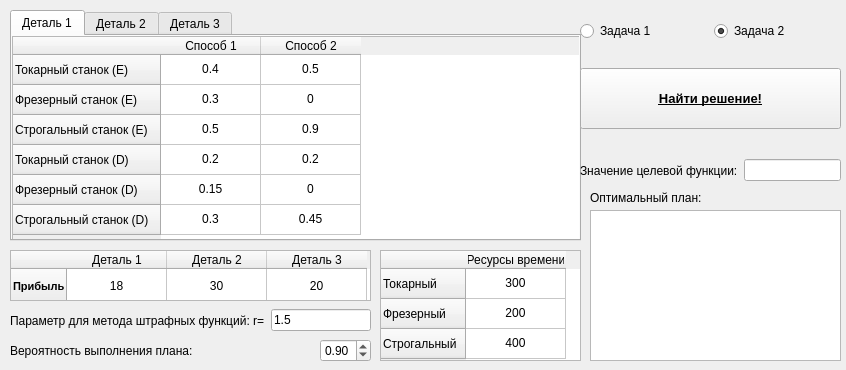
<?xml version="1.0" encoding="UTF-8"?>
<ui version="4.0">
 <class>MainWindow</class>
 <widget class="QWidget" name="MainWindow">
  <property name="geometry">
   <rect>
    <x>0</x>
    <y>0</y>
    <width>846</width>
    <height>370</height>
   </rect>
  </property>
  <property name="minimumSize">
   <size>
    <width>846</width>
    <height>370</height>
   </size>
  </property>
  <property name="windowTitle">
   <string>Form</string>
  </property>
  <widget class="QTabWidget" name="tabWidget">
   <property name="geometry">
    <rect>
     <x>10</x>
     <y>10</y>
     <width>571</width>
     <height>231</height>
    </rect>
   </property>
   <property name="maximumSize">
    <size>
     <width>571</width>
     <height>231</height>
    </size>
   </property>
   <property name="currentIndex">
    <number>0</number>
   </property>
   <widget class="QWidget" name="tab">
    <attribute name="title">
     <string>Деталь 1</string>
    </attribute>
    <widget class="QTableWidget" name="tableWidget">
     <property name="geometry">
      <rect>
       <x>0</x>
       <y>0</y>
       <width>571</width>
       <height>211</height>
      </rect>
     </property>
     <property name="verticalScrollBarPolicy">
      <enum>Qt::ScrollBarAlwaysOff</enum>
     </property>
     <row>
      <property name="text">
       <string>Токарный станок (E)</string>
      </property>
     </row>
     <row>
      <property name="text">
       <string>Фрезерный станок (E)</string>
      </property>
     </row>
     <row>
      <property name="text">
       <string>Строгальный станок (E)</string>
      </property>
     </row>
     <row>
      <property name="text">
       <string>Токарный станок (D)</string>
      </property>
     </row>
     <row>
      <property name="text">
       <string>Фрезерный станок (D)</string>
      </property>
     </row>
     <row>
      <property name="text">
       <string>Строгальный станок (D)</string>
      </property>
     </row>
     <column>
      <property name="text">
       <string>Способ 1</string>
      </property>
     </column>
     <column>
      <property name="text">
       <string>Способ 2</string>
      </property>
     </column>
     <item row="0" column="0">
      <property name="text">
       <string>0.4</string>
      </property>
      <property name="textAlignment">
       <set>AlignCenter</set>
      </property>
      <property name="flags">
       <set>ItemIsSelectable|ItemIsEditable|ItemIsDragEnabled|ItemIsUserCheckable|ItemIsEnabled</set>
      </property>
     </item>
     <item row="0" column="1">
      <property name="text">
       <string>0.5</string>
      </property>
      <property name="textAlignment">
       <set>AlignCenter</set>
      </property>
      <property name="flags">
       <set>ItemIsSelectable|ItemIsEditable|ItemIsDragEnabled|ItemIsUserCheckable|ItemIsEnabled</set>
      </property>
     </item>
     <item row="1" column="0">
      <property name="text">
       <string>0.3</string>
      </property>
      <property name="textAlignment">
       <set>AlignCenter</set>
      </property>
      <property name="flags">
       <set>ItemIsSelectable|ItemIsEditable|ItemIsDragEnabled|ItemIsUserCheckable|ItemIsEnabled</set>
      </property>
     </item>
     <item row="1" column="1">
      <property name="text">
       <string>0</string>
      </property>
      <property name="textAlignment">
       <set>AlignCenter</set>
      </property>
      <property name="flags">
       <set>ItemIsSelectable|ItemIsEditable|ItemIsDragEnabled|ItemIsUserCheckable|ItemIsEnabled</set>
      </property>
     </item>
     <item row="2" column="0">
      <property name="text">
       <string>0.5</string>
      </property>
      <property name="textAlignment">
       <set>AlignCenter</set>
      </property>
      <property name="flags">
       <set>ItemIsSelectable|ItemIsEditable|ItemIsDragEnabled|ItemIsUserCheckable|ItemIsEnabled</set>
      </property>
     </item>
     <item row="2" column="1">
      <property name="text">
       <string>0.9</string>
      </property>
      <property name="textAlignment">
       <set>AlignCenter</set>
      </property>
      <property name="flags">
       <set>ItemIsSelectable|ItemIsEditable|ItemIsDragEnabled|ItemIsUserCheckable|ItemIsEnabled</set>
      </property>
     </item>
     <item row="3" column="0">
      <property name="text">
       <string>0.2</string>
      </property>
      <property name="textAlignment">
       <set>AlignCenter</set>
      </property>
      <property name="flags">
       <set>ItemIsSelectable|ItemIsEditable|ItemIsDragEnabled|ItemIsUserCheckable|ItemIsEnabled</set>
      </property>
     </item>
     <item row="3" column="1">
      <property name="text">
       <string>0.2</string>
      </property>
      <property name="textAlignment">
       <set>AlignCenter</set>
      </property>
      <property name="flags">
       <set>ItemIsSelectable|ItemIsEditable|ItemIsDragEnabled|ItemIsUserCheckable|ItemIsEnabled</set>
      </property>
     </item>
     <item row="4" column="0">
      <property name="text">
       <string>0.15</string>
      </property>
      <property name="textAlignment">
       <set>AlignCenter</set>
      </property>
      <property name="flags">
       <set>ItemIsSelectable|ItemIsEditable|ItemIsDragEnabled|ItemIsUserCheckable|ItemIsEnabled</set>
      </property>
     </item>
     <item row="4" column="1">
      <property name="text">
       <string>0</string>
      </property>
      <property name="textAlignment">
       <set>AlignCenter</set>
      </property>
      <property name="flags">
       <set>ItemIsSelectable|ItemIsEditable|ItemIsDragEnabled|ItemIsUserCheckable|ItemIsEnabled</set>
      </property>
     </item>
     <item row="5" column="0">
      <property name="text">
       <string>0.3</string>
      </property>
      <property name="textAlignment">
       <set>AlignCenter</set>
      </property>
      <property name="flags">
       <set>ItemIsSelectable|ItemIsEditable|ItemIsDragEnabled|ItemIsUserCheckable|ItemIsEnabled</set>
      </property>
     </item>
     <item row="5" column="1">
      <property name="text">
       <string>0.45</string>
      </property>
      <property name="textAlignment">
       <set>AlignCenter</set>
      </property>
      <property name="flags">
       <set>ItemIsSelectable|ItemIsEditable|ItemIsDragEnabled|ItemIsUserCheckable|ItemIsEnabled</set>
      </property>
     </item>
    </widget>
   </widget>
   <widget class="QWidget" name="tab_3">
    <attribute name="title">
     <string>Деталь 2</string>
    </attribute>
    <widget class="QTableWidget" name="tableWidget_2">
     <property name="geometry">
      <rect>
       <x>0</x>
       <y>0</y>
       <width>571</width>
       <height>211</height>
      </rect>
     </property>
     <property name="verticalScrollBarPolicy">
      <enum>Qt::ScrollBarAlwaysOff</enum>
     </property>
     <row>
      <property name="text">
       <string>Токарный станок (E)</string>
      </property>
     </row>
     <row>
      <property name="text">
       <string>Фрезерный станок (E)</string>
      </property>
     </row>
     <row>
      <property name="text">
       <string>Строгальный станок (E)</string>
      </property>
     </row>
     <row>
      <property name="text">
       <string>Токарный станок (D)</string>
      </property>
     </row>
     <row>
      <property name="text">
       <string>Фрезерный станок (D)</string>
      </property>
     </row>
     <row>
      <property name="text">
       <string>Строгальный станок (D)</string>
      </property>
     </row>
     <column>
      <property name="text">
       <string>Способ 1</string>
      </property>
     </column>
     <column>
      <property name="text">
       <string>Способ 2</string>
      </property>
     </column>
     <column>
      <property name="text">
       <string>Способ 3</string>
      </property>
     </column>
     <item row="0" column="0">
      <property name="text">
       <string>0.4</string>
      </property>
      <property name="textAlignment">
       <set>AlignCenter</set>
      </property>
      <property name="flags">
       <set>ItemIsSelectable|ItemIsEditable|ItemIsDragEnabled|ItemIsUserCheckable|ItemIsEnabled</set>
      </property>
     </item>
     <item row="0" column="1">
      <property name="text">
       <string>0.3</string>
      </property>
      <property name="textAlignment">
       <set>AlignCenter</set>
      </property>
      <property name="flags">
       <set>ItemIsSelectable|ItemIsEditable|ItemIsDragEnabled|ItemIsUserCheckable|ItemIsEnabled</set>
      </property>
     </item>
     <item row="0" column="2">
      <property name="text">
       <string>0.8</string>
      </property>
      <property name="textAlignment">
       <set>AlignCenter</set>
      </property>
      <property name="flags">
       <set>ItemIsSelectable|ItemIsEditable|ItemIsDragEnabled|ItemIsUserCheckable|ItemIsEnabled</set>
      </property>
     </item>
     <item row="1" column="0">
      <property name="text">
       <string>0.5</string>
      </property>
      <property name="textAlignment">
       <set>AlignCenter</set>
      </property>
      <property name="flags">
       <set>ItemIsSelectable|ItemIsEditable|ItemIsDragEnabled|ItemIsUserCheckable|ItemIsEnabled</set>
      </property>
     </item>
     <item row="1" column="1">
      <property name="text">
       <string>0.2</string>
      </property>
      <property name="textAlignment">
       <set>AlignCenter</set>
      </property>
      <property name="flags">
       <set>ItemIsSelectable|ItemIsEditable|ItemIsDragEnabled|ItemIsUserCheckable|ItemIsEnabled</set>
      </property>
     </item>
     <item row="1" column="2">
      <property name="text">
       <string>0.3</string>
      </property>
      <property name="textAlignment">
       <set>AlignCenter</set>
      </property>
      <property name="flags">
       <set>ItemIsSelectable|ItemIsEditable|ItemIsDragEnabled|ItemIsUserCheckable|ItemIsEnabled</set>
      </property>
     </item>
     <item row="2" column="0">
      <property name="text">
       <string>0.6</string>
      </property>
      <property name="textAlignment">
       <set>AlignCenter</set>
      </property>
      <property name="flags">
       <set>ItemIsSelectable|ItemIsEditable|ItemIsDragEnabled|ItemIsUserCheckable|ItemIsEnabled</set>
      </property>
     </item>
     <item row="2" column="1">
      <property name="text">
       <string>0.4</string>
      </property>
      <property name="textAlignment">
       <set>AlignCenter</set>
      </property>
      <property name="flags">
       <set>ItemIsSelectable|ItemIsEditable|ItemIsDragEnabled|ItemIsUserCheckable|ItemIsEnabled</set>
      </property>
     </item>
     <item row="2" column="2">
      <property name="text">
       <string>0.5</string>
      </property>
      <property name="textAlignment">
       <set>AlignCenter</set>
      </property>
      <property name="flags">
       <set>ItemIsSelectable|ItemIsEditable|ItemIsDragEnabled|ItemIsUserCheckable|ItemIsEnabled</set>
      </property>
     </item>
     <item row="3" column="0">
      <property name="text">
       <string>0.2</string>
      </property>
      <property name="textAlignment">
       <set>AlignCenter</set>
      </property>
      <property name="flags">
       <set>ItemIsSelectable|ItemIsEditable|ItemIsDragEnabled|ItemIsUserCheckable|ItemIsEnabled</set>
      </property>
     </item>
     <item row="3" column="1">
      <property name="text">
       <string>0.2</string>
      </property>
      <property name="textAlignment">
       <set>AlignCenter</set>
      </property>
      <property name="flags">
       <set>ItemIsSelectable|ItemIsEditable|ItemIsDragEnabled|ItemIsUserCheckable|ItemIsEnabled</set>
      </property>
     </item>
     <item row="3" column="2">
      <property name="text">
       <string>0.5</string>
      </property>
      <property name="textAlignment">
       <set>AlignCenter</set>
      </property>
      <property name="flags">
       <set>ItemIsSelectable|ItemIsEditable|ItemIsDragEnabled|ItemIsUserCheckable|ItemIsEnabled</set>
      </property>
     </item>
     <item row="4" column="0">
      <property name="text">
       <string>0.4</string>
      </property>
      <property name="textAlignment">
       <set>AlignCenter</set>
      </property>
      <property name="flags">
       <set>ItemIsSelectable|ItemIsEditable|ItemIsDragEnabled|ItemIsUserCheckable|ItemIsEnabled</set>
      </property>
     </item>
     <item row="4" column="1">
      <property name="text">
       <string>0.1</string>
      </property>
      <property name="textAlignment">
       <set>AlignCenter</set>
      </property>
      <property name="flags">
       <set>ItemIsSelectable|ItemIsEditable|ItemIsDragEnabled|ItemIsUserCheckable|ItemIsEnabled</set>
      </property>
     </item>
     <item row="4" column="2">
      <property name="text">
       <string>0.2</string>
      </property>
      <property name="textAlignment">
       <set>AlignCenter</set>
      </property>
      <property name="flags">
       <set>ItemIsSelectable|ItemIsEditable|ItemIsDragEnabled|ItemIsUserCheckable|ItemIsEnabled</set>
      </property>
     </item>
     <item row="5" column="0">
      <property name="text">
       <string>0.3</string>
      </property>
      <property name="textAlignment">
       <set>AlignCenter</set>
      </property>
      <property name="flags">
       <set>ItemIsSelectable|ItemIsEditable|ItemIsDragEnabled|ItemIsUserCheckable|ItemIsEnabled</set>
      </property>
     </item>
     <item row="5" column="1">
      <property name="text">
       <string>0.5</string>
      </property>
      <property name="textAlignment">
       <set>AlignCenter</set>
      </property>
      <property name="flags">
       <set>ItemIsSelectable|ItemIsEditable|ItemIsDragEnabled|ItemIsUserCheckable|ItemIsEnabled</set>
      </property>
     </item>
     <item row="5" column="2">
      <property name="text">
       <string>0.3</string>
      </property>
      <property name="textAlignment">
       <set>AlignCenter</set>
      </property>
      <property name="flags">
       <set>ItemIsSelectable|ItemIsEditable|ItemIsDragEnabled|ItemIsUserCheckable|ItemIsEnabled</set>
      </property>
     </item>
    </widget>
   </widget>
   <widget class="QWidget" name="tab_2">
    <attribute name="title">
     <string>Деталь 3</string>
    </attribute>
    <widget class="QTableWidget" name="tableWidget_3">
     <property name="geometry">
      <rect>
       <x>0</x>
       <y>0</y>
       <width>571</width>
       <height>211</height>
      </rect>
     </property>
     <property name="verticalScrollBarPolicy">
      <enum>Qt::ScrollBarAlwaysOff</enum>
     </property>
     <row>
      <property name="text">
       <string>Токарный станок (E)</string>
      </property>
     </row>
     <row>
      <property name="text">
       <string>Фрезерный станок (E)</string>
      </property>
     </row>
     <row>
      <property name="text">
       <string>Строгальный станок (E)</string>
      </property>
     </row>
     <row>
      <property name="text">
       <string>Токарный станок (D)</string>
      </property>
     </row>
     <row>
      <property name="text">
       <string>Фрезерный станок (D)</string>
      </property>
     </row>
     <row>
      <property name="text">
       <string>Строгальный станок (D)</string>
      </property>
     </row>
     <column>
      <property name="text">
       <string>Способ 1</string>
      </property>
     </column>
     <column>
      <property name="text">
       <string>Способ 2</string>
      </property>
     </column>
     <item row="0" column="0">
      <property name="text">
       <string>0.7</string>
      </property>
      <property name="textAlignment">
       <set>AlignCenter</set>
      </property>
      <property name="flags">
       <set>ItemIsSelectable|ItemIsEditable|ItemIsDragEnabled|ItemIsUserCheckable|ItemIsEnabled</set>
      </property>
     </item>
     <item row="0" column="1">
      <property name="text">
       <string>0</string>
      </property>
      <property name="textAlignment">
       <set>AlignCenter</set>
      </property>
      <property name="flags">
       <set>ItemIsSelectable|ItemIsEditable|ItemIsDragEnabled|ItemIsUserCheckable|ItemIsEnabled</set>
      </property>
     </item>
     <item row="1" column="0">
      <property name="text">
       <string>0.4</string>
      </property>
      <property name="textAlignment">
       <set>AlignCenter</set>
      </property>
      <property name="flags">
       <set>ItemIsSelectable|ItemIsEditable|ItemIsDragEnabled|ItemIsUserCheckable|ItemIsEnabled</set>
      </property>
     </item>
     <item row="1" column="1">
      <property name="text">
       <string>1</string>
      </property>
      <property name="textAlignment">
       <set>AlignCenter</set>
      </property>
      <property name="flags">
       <set>ItemIsSelectable|ItemIsEditable|ItemIsDragEnabled|ItemIsUserCheckable|ItemIsEnabled</set>
      </property>
     </item>
     <item row="2" column="0">
      <property name="text">
       <string>0</string>
      </property>
      <property name="textAlignment">
       <set>AlignCenter</set>
      </property>
      <property name="flags">
       <set>ItemIsSelectable|ItemIsEditable|ItemIsDragEnabled|ItemIsUserCheckable|ItemIsEnabled</set>
      </property>
     </item>
     <item row="2" column="1">
      <property name="text">
       <string>1.5</string>
      </property>
      <property name="textAlignment">
       <set>AlignCenter</set>
      </property>
      <property name="flags">
       <set>ItemIsSelectable|ItemIsEditable|ItemIsDragEnabled|ItemIsUserCheckable|ItemIsEnabled</set>
      </property>
     </item>
     <item row="3" column="0">
      <property name="text">
       <string>0.3</string>
      </property>
      <property name="textAlignment">
       <set>AlignCenter</set>
      </property>
      <property name="flags">
       <set>ItemIsSelectable|ItemIsEditable|ItemIsDragEnabled|ItemIsUserCheckable|ItemIsEnabled</set>
      </property>
     </item>
     <item row="3" column="1">
      <property name="text">
       <string>0</string>
      </property>
      <property name="textAlignment">
       <set>AlignCenter</set>
      </property>
      <property name="flags">
       <set>ItemIsSelectable|ItemIsEditable|ItemIsDragEnabled|ItemIsUserCheckable|ItemIsEnabled</set>
      </property>
     </item>
     <item row="4" column="0">
      <property name="text">
       <string>0.2</string>
      </property>
      <property name="textAlignment">
       <set>AlignCenter</set>
      </property>
      <property name="flags">
       <set>ItemIsSelectable|ItemIsEditable|ItemIsDragEnabled|ItemIsUserCheckable|ItemIsEnabled</set>
      </property>
     </item>
     <item row="4" column="1">
      <property name="text">
       <string>0.5</string>
      </property>
      <property name="textAlignment">
       <set>AlignCenter</set>
      </property>
      <property name="flags">
       <set>ItemIsSelectable|ItemIsEditable|ItemIsDragEnabled|ItemIsUserCheckable|ItemIsEnabled</set>
      </property>
     </item>
     <item row="5" column="0">
      <property name="text">
       <string>0</string>
      </property>
      <property name="textAlignment">
       <set>AlignCenter</set>
      </property>
      <property name="flags">
       <set>ItemIsSelectable|ItemIsEditable|ItemIsDragEnabled|ItemIsUserCheckable|ItemIsEnabled</set>
      </property>
     </item>
     <item row="5" column="1">
      <property name="text">
       <string>0.8</string>
      </property>
      <property name="textAlignment">
       <set>AlignCenter</set>
      </property>
      <property name="flags">
       <set>ItemIsSelectable|ItemIsEditable|ItemIsDragEnabled|ItemIsUserCheckable|ItemIsEnabled</set>
      </property>
     </item>
    </widget>
   </widget>
  </widget>
  <widget class="QTableWidget" name="tableWidget_4">
   <property name="geometry">
    <rect>
     <x>10</x>
     <y>250</y>
     <width>361</width>
     <height>51</height>
    </rect>
   </property>
   <property name="horizontalScrollBarPolicy">
    <enum>Qt::ScrollBarAlwaysOff</enum>
   </property>
   <property name="rowCount">
    <number>1</number>
   </property>
   <attribute name="verticalHeaderDefaultSectionSize">
    <number>35</number>
   </attribute>
   <attribute name="verticalHeaderMinimumSectionSize">
    <number>35</number>
   </attribute>
   <row>
    <property name="text">
     <string>Прибыль</string>
    </property>
    <property name="font">
     <font>
      <pointsize>8</pointsize>
      <weight>75</weight>
      <bold>true</bold>
     </font>
    </property>
   </row>
   <column>
    <property name="text">
     <string>Деталь 1</string>
    </property>
   </column>
   <column>
    <property name="text">
     <string>Деталь 2</string>
    </property>
   </column>
   <column>
    <property name="text">
     <string>Деталь 3</string>
    </property>
   </column>
   <item row="0" column="0">
    <property name="text">
     <string>18</string>
    </property>
    <property name="textAlignment">
     <set>AlignCenter</set>
    </property>
    <property name="flags">
     <set>ItemIsSelectable|ItemIsEditable|ItemIsDragEnabled|ItemIsUserCheckable|ItemIsEnabled</set>
    </property>
   </item>
   <item row="0" column="1">
    <property name="text">
     <string>30</string>
    </property>
    <property name="textAlignment">
     <set>AlignCenter</set>
    </property>
    <property name="flags">
     <set>ItemIsSelectable|ItemIsEditable|ItemIsDragEnabled|ItemIsUserCheckable|ItemIsEnabled</set>
    </property>
   </item>
   <item row="0" column="2">
    <property name="text">
     <string>20</string>
    </property>
    <property name="textAlignment">
     <set>AlignCenter</set>
    </property>
    <property name="flags">
     <set>ItemIsSelectable|ItemIsEditable|ItemIsDragEnabled|ItemIsUserCheckable|ItemIsEnabled</set>
    </property>
   </item>
  </widget>
  <widget class="QTableWidget" name="tableWidget_5">
   <property name="geometry">
    <rect>
     <x>380</x>
     <y>250</y>
     <width>201</width>
     <height>111</height>
    </rect>
   </property>
   <property name="verticalScrollBarPolicy">
    <enum>Qt::ScrollBarAlwaysOff</enum>
   </property>
   <property name="horizontalScrollBarPolicy">
    <enum>Qt::ScrollBarAlwaysOff</enum>
   </property>
   <row>
    <property name="text">
     <string>Токарный</string>
    </property>
   </row>
   <row>
    <property name="text">
     <string>Фрезерный</string>
    </property>
   </row>
   <row>
    <property name="text">
     <string>Строгальный</string>
    </property>
   </row>
   <column>
    <property name="text">
     <string>Ресурсы времени</string>
    </property>
   </column>
   <item row="0" column="0">
    <property name="text">
     <string>300</string>
    </property>
    <property name="textAlignment">
     <set>AlignCenter</set>
    </property>
    <property name="flags">
     <set>ItemIsSelectable|ItemIsEditable|ItemIsDragEnabled|ItemIsUserCheckable|ItemIsEnabled</set>
    </property>
   </item>
   <item row="1" column="0">
    <property name="text">
     <string>200</string>
    </property>
    <property name="textAlignment">
     <set>AlignCenter</set>
    </property>
    <property name="flags">
     <set>ItemIsSelectable|ItemIsEditable|ItemIsDragEnabled|ItemIsUserCheckable|ItemIsEnabled</set>
    </property>
   </item>
   <item row="2" column="0">
    <property name="text">
     <string>400</string>
    </property>
    <property name="textAlignment">
     <set>AlignCenter</set>
    </property>
    <property name="flags">
     <set>ItemIsSelectable|ItemIsEditable|ItemIsDragEnabled|ItemIsUserCheckable|ItemIsEnabled</set>
    </property>
   </item>
  </widget>
  <widget class="QWidget" name="layoutWidget">
   <property name="geometry">
    <rect>
     <x>580</x>
     <y>0</y>
     <width>261</width>
     <height>151</height>
    </rect>
   </property>
   <layout class="QVBoxLayout" name="verticalLayout">
    <item>
     <layout class="QHBoxLayout" name="horizontalLayout">
      <item>
       <widget class="QRadioButton" name="radioButton">
        <property name="text">
         <string>Задача 1</string>
        </property>
        <property name="checked">
         <bool>false</bool>
        </property>
       </widget>
      </item>
      <item>
       <layout class="QVBoxLayout" name="verticalLayout_2"/>
      </item>
      <item>
       <widget class="QRadioButton" name="radioButton_2">
        <property name="text">
         <string>Задача 2</string>
        </property>
        <property name="checked">
         <bool>true</bool>
        </property>
       </widget>
      </item>
     </layout>
    </item>
    <item>
     <widget class="QPushButton" name="pushButton">
      <property name="minimumSize">
       <size>
        <width>0</width>
        <height>61</height>
       </size>
      </property>
      <property name="font">
       <font>
        <pointsize>10</pointsize>
        <weight>75</weight>
        <italic>false</italic>
        <bold>true</bold>
        <underline>true</underline>
       </font>
      </property>
      <property name="text">
       <string>Найти решение!</string>
      </property>
     </widget>
    </item>
   </layout>
  </widget>
  <widget class="QWidget" name="layoutWidget">
   <property name="geometry">
    <rect>
     <x>580</x>
     <y>150</y>
     <width>261</width>
     <height>41</height>
    </rect>
   </property>
   <layout class="QHBoxLayout" name="horizontalLayout_2">
    <item>
     <widget class="QLabel" name="label">
      <property name="text">
       <string>Значение целевой функции:</string>
      </property>
     </widget>
    </item>
    <item>
     <widget class="QLineEdit" name="lineEdit">
      <property name="readOnly">
       <bool>true</bool>
      </property>
     </widget>
    </item>
   </layout>
  </widget>
  <widget class="QTextBrowser" name="textBrowser">
   <property name="geometry">
    <rect>
     <x>590</x>
     <y>210</y>
     <width>251</width>
     <height>151</height>
    </rect>
   </property>
  </widget>
  <widget class="QLabel" name="label_4">
   <property name="geometry">
    <rect>
     <x>590</x>
     <y>190</y>
     <width>111</width>
     <height>16</height>
    </rect>
   </property>
   <property name="text">
    <string>Оптимальный план:</string>
   </property>
  </widget>
  <widget class="QWidget" name="layoutWidget">
   <property name="geometry">
    <rect>
     <x>10</x>
     <y>300</y>
     <width>361</width>
     <height>41</height>
    </rect>
   </property>
   <layout class="QHBoxLayout" name="horizontalLayout_3">
    <item>
     <widget class="QLabel" name="label_2">
      <property name="text">
       <string>Параметр для метода штрафных функций: r=</string>
      </property>
     </widget>
    </item>
    <item>
     <widget class="QLineEdit" name="lineEdit_2">
      <property name="text">
       <string>1.5</string>
      </property>
     </widget>
    </item>
   </layout>
  </widget>
  <widget class="QWidget" name="layoutWidget">
   <property name="geometry">
    <rect>
     <x>10</x>
     <y>330</y>
     <width>361</width>
     <height>41</height>
    </rect>
   </property>
   <layout class="QHBoxLayout" name="horizontalLayout_4">
    <item>
     <widget class="QLabel" name="label_3">
      <property name="text">
       <string>Вероятность выполнения плана:</string>
      </property>
     </widget>
    </item>
    <item>
     <spacer name="horizontalSpacer">
      <property name="orientation">
       <enum>Qt::Horizontal</enum>
      </property>
      <property name="sizeHint" stdset="0">
       <size>
        <width>40</width>
        <height>20</height>
       </size>
      </property>
     </spacer>
    </item>
    <item>
     <widget class="QDoubleSpinBox" name="doubleSpinBox">
      <property name="maximum">
       <double>1.000000000000000</double>
      </property>
      <property name="singleStep">
       <double>0.050000000000000</double>
      </property>
      <property name="value">
       <double>0.900000000000000</double>
      </property>
     </widget>
    </item>
   </layout>
  </widget>
 </widget>
 <resources/>
 <connections>
  <connection>
   <sender>pushButton</sender>
   <signal>clicked()</signal>
   <receiver>MainWindow</receiver>
   <slot>begincalculation()</slot>
   <hints>
    <hint type="sourcelabel">
     <x>710</x>
     <y>119</y>
    </hint>
    <hint type="destinationlabel">
     <x>422</x>
     <y>184</y>
    </hint>
   </hints>
  </connection>
 </connections>
 <slots>
  <slot>begincalculation()</slot>
 </slots>
</ui>
